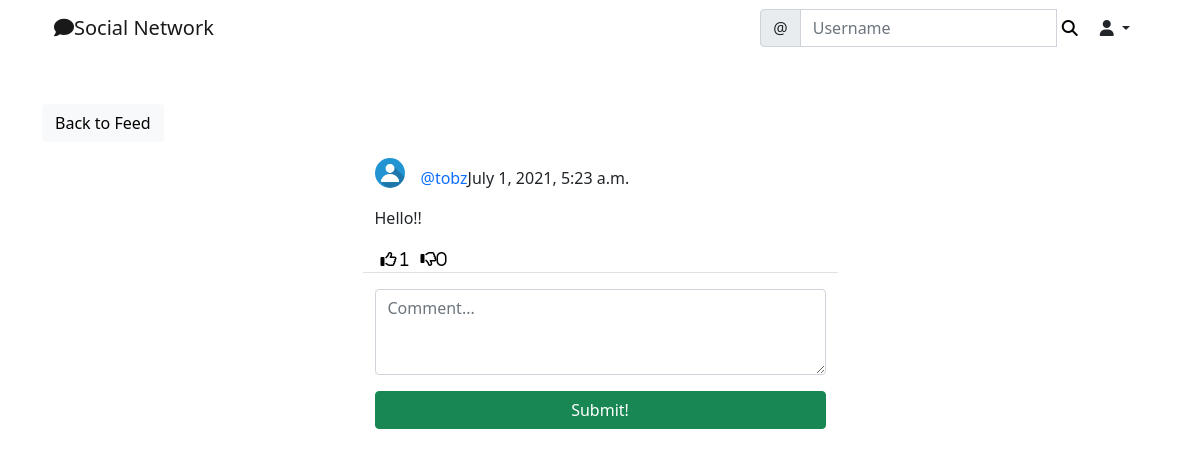
Before: /social/post/4/ (signed in) with the older database file.
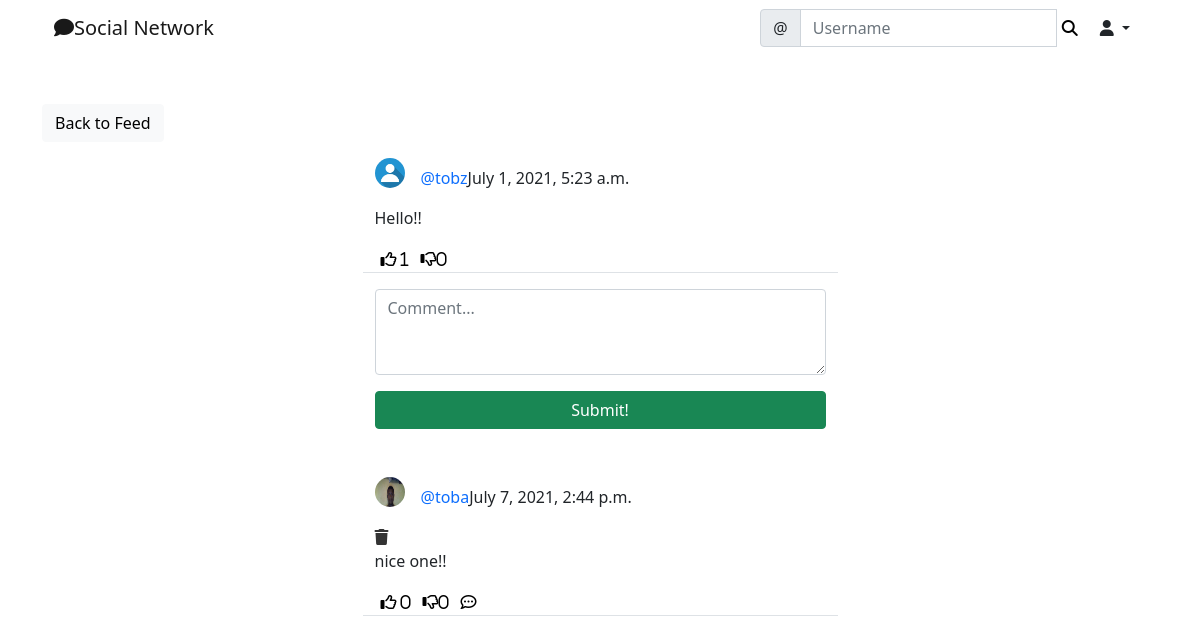
After: the same page with the newer database file.
### social/models.py (models this page shows)
class Comment(models.Model):
    comment = models.TextField()
    created_on = models.DateTimeField(default=timezone.now)
    author = models.ForeignKey(User, on_delete=models.CASCADE)
    post = models.ForeignKey('Post', on_delete=models.CASCADE)
    likes = models.ManyToManyField(User, blank=True, related_name='comment_likes')
    dislikes = models.ManyToManyField(User, blank=True, related_name='comment_dislikes')
    parent = models.ForeignKey('self', on_delete=models.CASCADE, blank=True, null=True, related_name='+')
    @property
    def children(self):
        return Comment.objects.filter(parent=self).order_by('-created_on').all()
    @property
    def is_parent(self):
        if self.parent is None:
            return True
        return False

class UserProfile(models.Model):
    user = models.OneToOneField(User, primary_key=True, verbose_name='user', related_name='profile', on_delete=models.CASCADE)
    name = models.CharField(max_length=30, blank=True, null=True)
    bio = models.TextField(max_length=500, blank=True, null=True)
    birth_date = models.DateField(blank=True, null=True)
    location = models.CharField(max_length=100, blank=True, null=True)
    picture = models.ImageField(upload_to='uploads/profile_pictures', default='uploads/profile_pictures/default.png', blank= True)
    followers = models.ManyToManyField(User, blank=True, related_name='followers')

### social/views.py (the view, shortened to what this page needs)
# urls.py: path('post/<int:pk>/', PostDetailView.as_view(), name='post-detail'),
class PostDetailView(LoginRequiredMixin, View):
    def get(self, request, pk, *args, **kwargs):
        post = Post.objects.get(pk=pk)
        form = CommentForm()
        comments = Comment.objects.filter(post= post).order_by('-created_on')
        context= {
            'post': post,
            'form': form,
            'comments': comments,
        }
        return render(request, 'social/post_detail.html', context)

### social/forms.py
class CommentForm(forms.ModelForm):
    comment = forms.CharField(
        label= '',
        widget= forms.Textarea(attrs={
            'rows': 3,
            'placeholder': 'Comment...'
        })
    )
    class Meta:
        model = Comment
        fields = ['comment']

### social/templates/social/post_detail.html (shortened to what this page needs)
{% extends 'landing/base.html' %}
{% load crispy_forms_tags %}
{% load static %}
{% block content %}
<div class="container">
    <div class="row mt-5">
        <div class="col-md-5 col-sm-6">
           <a href="{% url 'post-list' %}" class="btn btn-light">Back to Feed</a>
        </div>
    </div>
    <div class="row justify-content-center mt-3">
        <div class="col-md-5 col-sm-12 border-bottom">
                <div>
                    <a href="{% url 'profile' post.author.profile.pk %}">
                        <img class="rounded-circle post-img" height="30" width="30"
                        src="{{ post.author.profile.picture.url }}" alt="profile picture">
                    </a>
                    <p class="post-text">
                        <a href="{% url 'profile' post.author.profile.pk %}"
                        class="text-primary post-link">@{{ post.author }}</a>{{ post.created_on }}
                    </p>
                </div>
            <p>{{ post.body }}</p>
            <div class="d-flex flex-row">
                <form method="POST" action="{% url 'like' post.pk %}">
                    <button class="remove-default-btn" type="submit">
                        <i class="far fa-thumbs-up"> <span> {{ post.likes.all.count }}</span></i>
                    </button>
                </form>
                <form method="POST" action="{% url 'dislike' post.pk %}">
                    <button class="remove-default-btn" type="submit">
                        <i class="far fa-thumbs-down">{{ post.dislikes.all.count }}</i>
                    </button>
                </form>
            </div>
        </div>
    </div>
    <div class="row justify-content-center mt-3 mb-5">
        <div class="col-md-5 col-sm-12">
           <form action="" method="POST">
               {{ form | crispy }}
               <div class="d-grid gap-2">
                   <button class="btn btn-success mt-3">Submit!</button>
               </div>
           </form>
        </div>
    </div>
    {% for comment in comments %}
    {% if comment.is_parent %}
    <div class="row justify-content-center mt-3 mb-5">
        <div class="col-md-5 col-sm-12 border-bottom">
                <div>
                    <a href="{% url 'profile' comment.author.profile.pk %}">
                        <img class="rounded-circle post-img" height="30" width="30"
                        src="{{ comment.author.profile.picture.url }}" alt="profile picture">
                    </a>
                    <p class="post-text">
                        <a href="{% url 'profile' comment.author.profile.pk %}"
                        class="text-primary post-link">@{{ comment.author }}</a>{{ comment.created_on }}
                    </p>
                </div>
                {% if request.user == comment.author %}
                <a href="{% url 'comment-delete' post.pk comment.pk %}" class="edit-color"> <i class="fas fa-trash"></i></a>
                {% endif %}
                <p>{{ comment.comment }}</p>
            <div class="d-flex flex-row">
                <form method="POST" action="{% url 'comment-like' post.pk comment.pk %}">
                    <button class="remove-default-btn" type="submit">
                        <i class="far fa-thumbs-up"> <span> {{ comment.likes.all.count }}</span></i>
                    </button>
                </form>
                <form method="POST" action="{% url 'comment-dislike' post.pk comment.pk %}">
                    <button class="remove-default-btn" type="submit">
                        <i class="far fa-thumbs-down">{{ comment.dislikes.all.count }}</i>
                    </button>
                </form>
                <div>
                    <button class="remove-default-btn"><i class="far fa-comment-dots"
                         onclick="commentReplyToggle('{{ comment.pk }}')"></i></button>
                </div>
            </div>
        </div>
    </div>
    {% endif %}
    {% endfor %}
</div>
{% endblock content %}

Changed rows visible on the page:
added Comment: author.profile.picture (picture), author "toba", created_on "July 7, 2021, 2:44 p.m.", comment "nice one!!", likes.all.count "0", dislikes.all.count "0"
